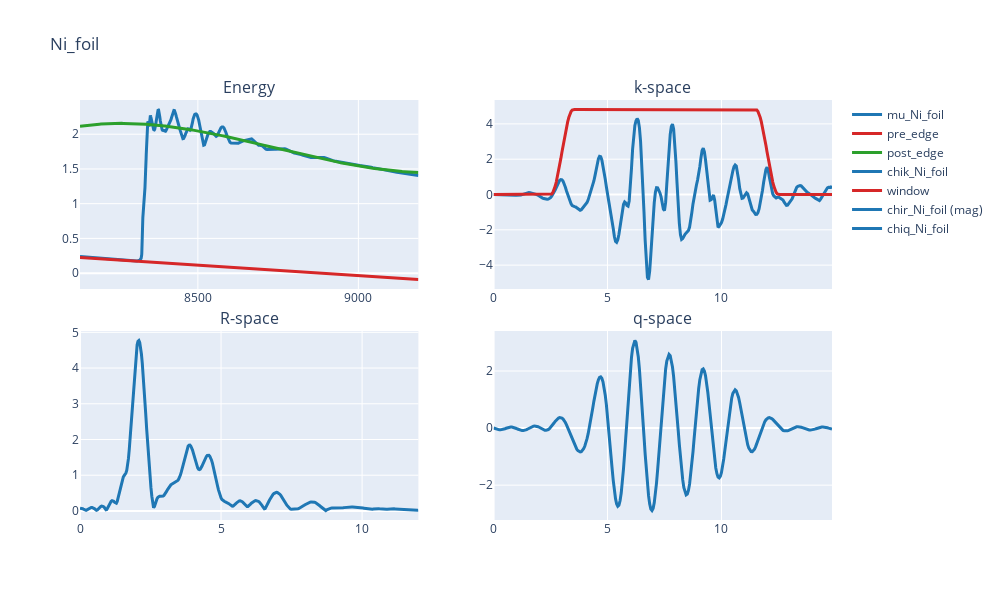
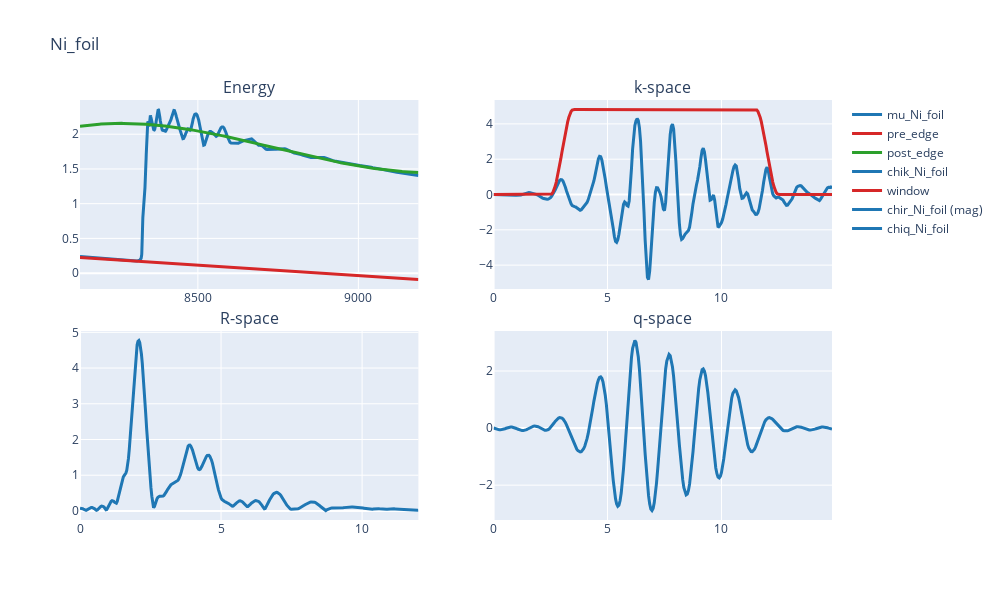

Notebook code cell kept with these figures, in order:
### Markdown cell above
## compare all samples in in the subplots
This is just ploting, so far we are just doing the pre-processing:

1. substract a pre-edge background (red line in Fig.1), and mimic a post-edge background (green line)
2. subtract the oscillatory part of the spectrum, and convert the x-aixs from energy [eV] into wavenumber k[A-1]
3. Do a fourier transform, the parameter needed here is the window (shown in the red in Fig.2). Fig.3 shows the amplitude of the fourier transformed spectrum. now the X-axis is converted into R [A]. In this figure, we can clearly see different signals coming from the first-shell, second-shell contributions from the neighboring atoms
4. We can apply a window to Fig.3 to focus only on signals of e.g., the first-shell 1-3 A, then do fourier transoform back again. In order to distinguish, we use *q*-space instead of k-space, compared to Fig.2, you can see that the high-frequency component is gone. 

For the fitting process, we are actually fitting the Fig.4.

### Code cell
for key_i in sam_all_figs.keys():
    quad_plots(figs_E=sam_all_figs[key_i]['mu'], 
               figs_k=sam_all_figs[key_i]['chik'],
               figs_R=sam_all_figs[key_i]['chir'],
               figs_q=sam_all_figs[key_i]['chiq'], title=key_i)

### Figure 1 — Plotly figure (JSON) as saved in the notebook; plotly's stock layout.template omitted (floating-point values rounded to 4 significant figures; data arrays with more than 128 entries replaced by an {"elided": "..."} marker saying what was removed)
{"data": [{"line": {"color": "#1f77b4", "width": 3}, "name": "mu_Ni_foil", "type": "scatter", "x": {"elided": "463 float values"}, "xaxis": "x", "y": {"elided": "463 float values"}, "yaxis": "y"}, {"line": {"color": "#d62728", "width": 3}, "name": "pre_edge", "type": "scatter", "x": {"elided": "463 float values"}, "xaxis": "x", "y": {"elided": "463 float values"}, "yaxis": "y"}, {"line": {"color": "#2ca02c", "width": 3}, "name": "post_edge", "type": "scatter", "x": {"elided": "463 float values"}, "xaxis": "x", "y": {"elided": "463 float values"}, "yaxis": "y"}, {"line": {"color": "#1f77b4", "width": 3}, "name": "chik_Ni_foil", "type": "scatter", "x": {"elided": "298 float values"}, "xaxis": "x2", "y": {"elided": "298 float values"}, "yaxis": "y2"}, {"line": {"color": "#d62728", "width": 3}, "name": "window", "type": "scatter", "x": {"elided": "298 float values"}, "xaxis": "x2", "y": {"elided": "298 float values"}, "yaxis": "y2"}, {"line": {"color": "#1f77b4", "width": 3}, "name": "chir_Ni_foil (mag)", "type": "scatter", "x": {"elided": "392 float values"}, "xaxis": "x3", "y": {"elided": "392 float values"}, "yaxis": "y3"}, {"line": {"color": "#1f77b4", "width": 3}, "name": "chiq_Ni_foil", "type": "scatter", "x": {"elided": "298 float values"}, "xaxis": "x4", "y": {"elided": "298 float values"}, "yaxis": "y4"}], "layout": {"annotations": [{"font": {"size": 16}, "showarrow": false, "text": "Energy", "x": 0.225, "xanchor": "center", "xref": "paper", "y": 1, "yanchor": "bottom", "yref": "paper"}, {"font": {"size": 16}, "showarrow": false, "text": "k-space", "x": 0.775, "xanchor": "center", "xref": "paper", "y": 1, "yanchor": "bottom", "yref": "paper"}, {"font": {"size": 16}, "showarrow": false, "text": "R-space", "x": 0.225, "xanchor": "center", "xref": "paper", "y": 0.45, "yanchor": "bottom", "yref": "paper"}, {"font": {"size": 16}, "showarrow": false, "text": "q-space", "x": 0.775, "xanchor": "center", "xref": "paper", "y": 0.45, "yanchor": "bottom", "yref": "paper"}], "height": 600, "title": {"text": "Ni_foil"}, "width": 1000, "xaxis": {"anchor": "y", "domain": [0, 0.45]}, "xaxis2": {"anchor": "y2", "domain": [0.55, 1]}, "xaxis3": {"anchor": "y3", "domain": [0, 0.45]}, "xaxis4": {"anchor": "y4", "domain": [0.55, 1]}, "yaxis": {"anchor": "x", "domain": [0.55, 1]}, "yaxis2": {"anchor": "x2", "domain": [0.55, 1]}, "yaxis3": {"anchor": "x3", "domain": [0, 0.45]}, "yaxis4": {"anchor": "x4", "domain": [0, 0.45]}}}

### Figure 2 — Plotly figure (JSON) as saved in the notebook; plotly's stock layout.template omitted (floating-point values rounded to 4 significant figures; data arrays with more than 128 entries replaced by an {"elided": "..."} marker saying what was removed)
{"data": [{"line": {"color": "#1f77b4", "width": 3}, "name": "mu_Ni_foil", "type": "scatter", "x": {"elided": "463 float values"}, "xaxis": "x", "y": {"elided": "463 float values"}, "yaxis": "y"}, {"line": {"color": "#d62728", "width": 3}, "name": "pre_edge", "type": "scatter", "x": {"elided": "463 float values"}, "xaxis": "x", "y": {"elided": "463 float values"}, "yaxis": "y"}, {"line": {"color": "#2ca02c", "width": 3}, "name": "post_edge", "type": "scatter", "x": {"elided": "463 float values"}, "xaxis": "x", "y": {"elided": "463 float values"}, "yaxis": "y"}, {"line": {"color": "#1f77b4", "width": 3}, "name": "chik_Ni_foil", "type": "scatter", "x": {"elided": "298 float values"}, "xaxis": "x2", "y": {"elided": "298 float values"}, "yaxis": "y2"}, {"line": {"color": "#d62728", "width": 3}, "name": "window", "type": "scatter", "x": {"elided": "298 float values"}, "xaxis": "x2", "y": {"elided": "298 float values"}, "yaxis": "y2"}, {"line": {"color": "#1f77b4", "width": 3}, "name": "chir_Ni_foil (mag)", "type": "scatter", "x": {"elided": "392 float values"}, "xaxis": "x3", "y": {"elided": "392 float values"}, "yaxis": "y3"}, {"line": {"color": "#1f77b4", "width": 3}, "name": "chiq_Ni_foil", "type": "scatter", "x": {"elided": "298 float values"}, "xaxis": "x4", "y": {"elided": "298 float values"}, "yaxis": "y4"}], "layout": {"annotations": [{"font": {"size": 16}, "showarrow": false, "text": "Energy", "x": 0.225, "xanchor": "center", "xref": "paper", "y": 1, "yanchor": "bottom", "yref": "paper"}, {"font": {"size": 16}, "showarrow": false, "text": "k-space", "x": 0.775, "xanchor": "center", "xref": "paper", "y": 1, "yanchor": "bottom", "yref": "paper"}, {"font": {"size": 16}, "showarrow": false, "text": "R-space", "x": 0.225, "xanchor": "center", "xref": "paper", "y": 0.45, "yanchor": "bottom", "yref": "paper"}, {"font": {"size": 16}, "showarrow": false, "text": "q-space", "x": 0.775, "xanchor": "center", "xref": "paper", "y": 0.45, "yanchor": "bottom", "yref": "paper"}], "height": 600, "title": {"text": "Ni_foil"}, "width": 1000, "xaxis": {"anchor": "y", "domain": [0, 0.45]}, "xaxis2": {"anchor": "y2", "domain": [0.55, 1]}, "xaxis3": {"anchor": "y3", "domain": [0, 0.45]}, "xaxis4": {"anchor": "y4", "domain": [0.55, 1]}, "yaxis": {"anchor": "x", "domain": [0.55, 1]}, "yaxis2": {"anchor": "x2", "domain": [0.55, 1]}, "yaxis3": {"anchor": "x3", "domain": [0, 0.45]}, "yaxis4": {"anchor": "x4", "domain": [0, 0.45]}}}
